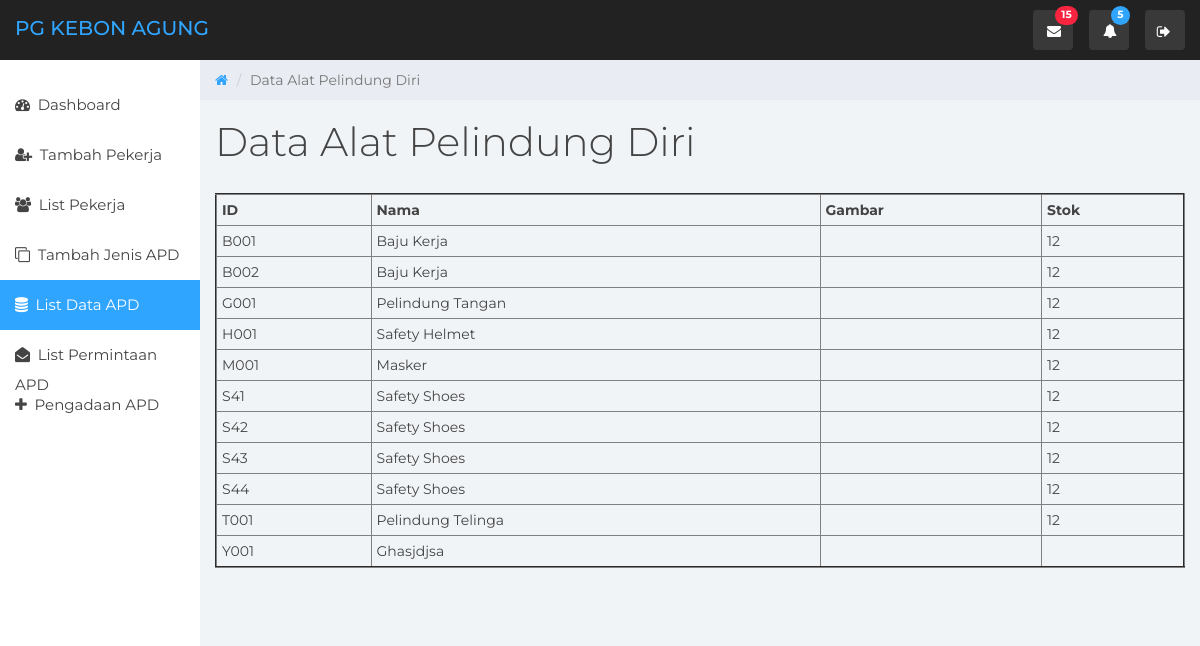
The app's page /admin/list_apd/index.php (signed in) with its own data.
### tables this page shows
CREATE TABLE `stock` (
  `id_apd` varchar(30) NOT NULL,
  `jumlah_stock` int(30) NOT NULL,
  `id_pengadaan` int(30) NOT NULL
);

CREATE TABLE `apd` (
  `id_apd` varchar(30) NOT NULL,
  `nama_apd` varchar(30) NOT NULL,
  `gambar_apd` varchar(30) NOT NULL
);

### admin/list_apd/index.php (the view, shortened to what this page needs)
<?php
$base = "http://localhost/inventorymanagement/";
include '../../config.php';
?>
<!DOCTYPE html>
<html>
<head>
	<link href="<?php echo $base; ?>assets/admin/css/bootstrap.min.css" rel="stylesheet">
	<link href="<?php echo $base; ?>assets/admin/css/font-awesome.min.css" rel="stylesheet">
	<link href="<?php echo $base; ?>assets/admin/css/datepicker3.css" rel="stylesheet">
	<link href="<?php echo $base; ?>assets/admin/css/styles.css" rel="stylesheet">
</head>
<body>
	<nav class="navbar navbar-custom navbar-fixed-top" role="navigation">
		<div class="container-fluid">
			<div class="navbar-header">
					<a class="navbar-brand" href="<?php echo $base; ?>admin"><span>PG Kebon Agung</span></a>
					<ul class="nav navbar-top-links navbar-right">
						<li class="dropdown">
							<a class="dropdown-toggle count-info" data-toggle="dropdown" href="#">
								<em class="fa fa-envelope"></em><span class="label label-danger">15</span>
							</a>
						</li>
						<li class="dropdown">
							<a class="dropdown-toggle count-info" data-toggle="dropdown" href="#">
								<em class="fa fa-bell"></em><span class="label label-info">5</span>
							</a>
						</li>
						<li class="dropdown">
							<a class="dropdown-toggle count-info" href="<?php echo $base; ?>logout">
								<p onMouseOver="this.style.color='#30a5ff'" onMouseOut="this.style.color='#FFF'" style="font-size: 15px; color: #FFF"><i class="fa fa-sign-out fa-fw"></i></p>
							</a>
						</li>
					</ul>
				</div>
			</div>
		</nav>
		<div id="sidebar-collapse" class="col-sm-3 col-lg-2 sidebar">
		<ul class="nav menu">
			<li><a href="../../admin"><em class="fa fa-dashboard">&nbsp;</em> Dashboard</a></li>
			<li><a href="../tambah_pekerja"><em class="fa fa-user-plus">&nbsp;</em> Tambah Pekerja</a></li>
			<li><a href="../list_pekerja"><em class="fa fa-users">&nbsp;</em> List Pekerja</a></li>
			<li><a href="../tambah_apd"><em class="fa fa-clone">&nbsp;</em> Tambah Jenis APD</a></li>
			<li class="active"><a href="../list_apd"><em class="fa fa-database">&nbsp;</em> List Data APD</a></li>
			<li><a href="../list_permintaan"><em class="fa fa-envelope-open">&nbsp;</em> List Permintaan APD</a></li>
			<li><a href="../list_pengadaan"><em class="fa fa-plus">&nbsp;</em> Pengadaan APD</a></li>
		</ul>
	</div>
	<div class="col-sm-9 col-sm-offset-3 col-lg-10 col-lg-offset-2 main">
		<div class="row">
			<ol class="breadcrumb">
				<li><a href="#">
					<em class="fa fa-home"></em>
				</a></li>
				<li class="active">Data Alat Pelindung Diri</li>
			</ol>
		</div>
		<div class="row">
			<div class="col-lg-12">
				<h1 class="page-header">Data Alat Pelindung Diri</h1>
			</div>
		</div>
		<div class="row">
			<div class="col-lg-12">
				<table class="table-read" border="2">
					<tr>
						<th>ID</th>
						<th>Nama</th>
						<th>Gambar</th>
						<th>Stok</th>
					</tr>
					<?php
					$read_data = mysqli_query($conn, "SELECT apd.id_apd as id_apd, nama_apd, gambar_apd, jumlah_stock FROM apd LEFT JOIN stock ON apd.id_apd=stock.id_apd") or die(mysqli_error());
					while ($data = mysqli_fetch_array($read_data)) {
					?>
					<tr>
						<td class="td-read"><?php echo $data['id_apd']; ?></td>
						<td class="td-read"><?php echo $data['nama_apd']; ?></td>
						<td class="td-read"><?php echo $data['gambar_apd']; ?></td>
						<td class="td-read"><?php echo $data['jumlah_stock']; ?></td>
					</tr>
					<?php } ?>
				</table>
			</div>
		</div>
	</div>
</body>
</html>

### assets/admin/css/styles.css (style rules this page uses)
body { background: #f1f4f7; padding-top: 60px; font-size: 14px; color: #444444; font-family: "Montserrat", "Helvetica Neue", Helvetica, Arial, sans-serif; }
p { color: #777; }
a, a:hover, a:focus { color: #30a5ff; }
h1, h2, h3, h4, h5, h6 { color: #444444; }
h1 { font-weight: 300; font-size: 40px; }
.table-read { width: 100%; margin-bottom: 50px; }
.table-read th { padding: 5px; }
.td-read { padding: 5px; }
.navbar-custom { background: #222; height: 60px; }
.navbar-header .navbar-brand { color: #fff; font-size: 20px; text-transform: uppercase; font-weight: 500; height: 60px; padding-top: 18px; }
.navbar-header .navbar-brand span { color: #30a5ff; }
.dropdown { background: rgba(255, 255, 255, 0.1); float: left; margin: 10px 8px; padding: 0px; border-radius: 4px; }
.dropdown a.dropdown-toggle { color: #fff; height: 40px; width: 40px; padding-top: 11px; padding-left: 9px; }
.dropdown .label { top: -4px; left: 22px; padding-top: 4px; padding-bottom: 4px; position: absolute; border-radius: 9999px; }
.navbar-top-links li:last-child { margin-right: 15px; }
.dropdown em { margin: 0 5px; }
.label-info { background-color: #30a5ff; }
.label-danger { background-color: #f9243f; }
.navbar { border: 0; }
.sidebar { display: block; padding: 0; display: none; box-shadow: none; background: #fff; }
.sidebar ul { margin: 20px 0px; }
@media (min-width: 768px) { .sidebar { display: block; position: fixed; top: 60px; bottom: 0; left: 0; z-index: 1000; display: block; margin: 0; padding: 0; overflow-x: hidden; overflow-y: auto; } }
@media (min-width: 768px) { .navbar-header { width: 100%; } }
.sidebar ul.nav .active a, .sidebar ul.nav li.parent a.active, .sidebar ul.nav .active > a:hover, .sidebar ul.nav li.parent a.active:hover, .sidebar ul.nav .active > a:focus, .sidebar ul.nav li.parent a.active:focus { color: #fff; background-color: #30a5ff; }
.sidebar ul.nav li a { height: 50px; font-size: 15px; line-height: 2em; color: #444444; }
.breadcrumb { border-radius: 0; padding: 10px 15px 10px 15px; background: #e9ecf2; margin: 0; }
h1.page-header { margin-top: 20px; border-bottom: 0; }

### records on screen
stock: id_apd.id_apd "B001", id_apd.nama_apd "Baju Kerja", jumlah_stock "12"
stock: id_apd.id_apd "B002", id_apd.nama_apd "Baju Kerja", jumlah_stock "12"
stock: id_apd.id_apd "G001", id_apd.nama_apd "Pelindung Tangan", jumlah_stock "12"
stock: id_apd.id_apd "H001", id_apd.nama_apd "Safety Helmet", jumlah_stock "12"
stock: id_apd.id_apd "M001", id_apd.nama_apd "Masker", jumlah_stock "12"
stock: id_apd.id_apd "S41", id_apd.nama_apd "Safety Shoes", jumlah_stock "12"
stock: id_apd.id_apd "S42", id_apd.nama_apd "Safety Shoes", jumlah_stock "12"
stock: id_apd.id_apd "S43", id_apd.nama_apd "Safety Shoes", jumlah_stock "12"
stock: id_apd.id_apd "S44", id_apd.nama_apd "Safety Shoes", jumlah_stock "12"
stock: id_apd.id_apd "T001", id_apd.nama_apd "Pelindung Telinga", jumlah_stock "12"
apd: id_apd "Y001", nama_apd "Ghasjdjsa"
